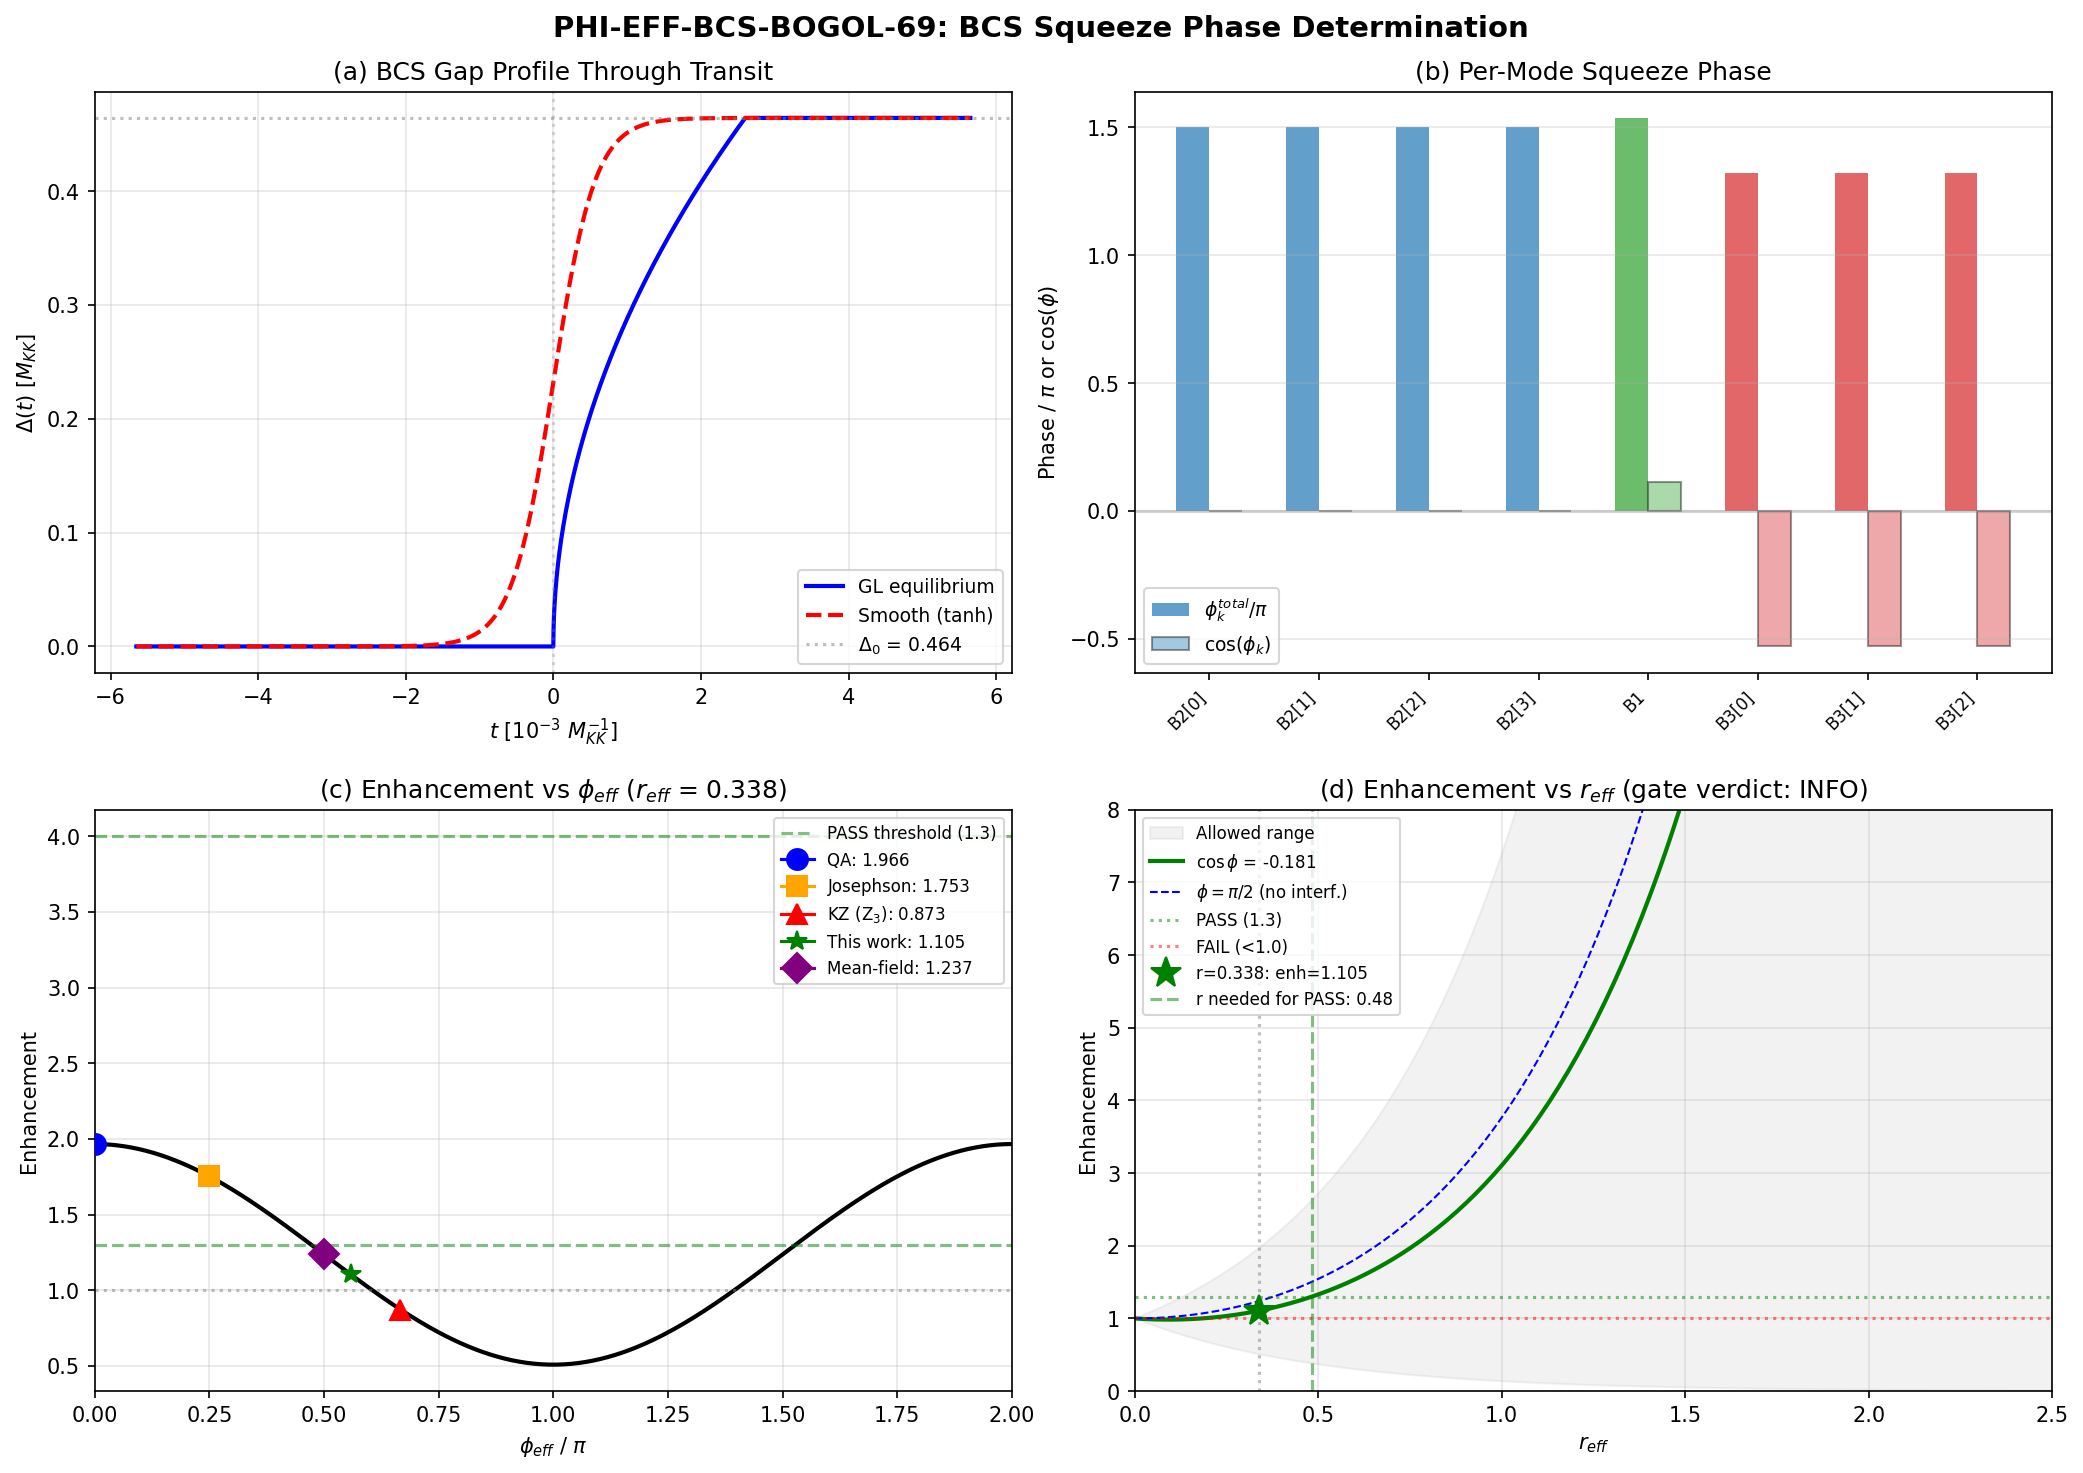

Source code (Python):
#!/usr/bin/env python3
"""
s69_phi_eff.py -- PHI-EFF-BCS-BOGOL-69: BCS Squeeze Phase Determination
=========================================================================

Gate: PHI-EFF-69
  PASS: Enhancement in [1.3, 4.0] (A_s gap improved by 0.11-0.60 OOM)
  FAIL: Enhancement < 1.0 (destructive interference, gap WORSENS)
  INFO: Enhancement in [1.0, 1.3] (modest, need additional channels)

Physics
-------
The non-Bunch-Davies initial state produced by the BCS transit modifies the
scalar power spectrum via:

    P_zeta(non-BD) = P_zeta(BD) * [cosh(2r_eff) + sinh(2r_eff) * cos(phi_eff)]  (1)

The squeeze parameter r_eff = 0.338 is established from S67 (beta_sq from
transit Runge-Kutta). The squeeze PHASE phi_eff is determined by the
time-dependent BCS gap dynamics Delta(tau) through the fold.

For a BCS system undergoing a quench, the squeeze phase phi_k of mode k
is determined by the Bogoliubov transformation connecting the pre-transit
vacuum (Delta=0) to the post-transit ground state (Delta=Delta_0). The
key quantity is the TDGL dynamics of the gap opening.

The BCS squeeze parameters follow from the time-dependent Bogoliubov
transformation. For mode k:

    r_k = arctanh(|beta_k|)                                                    (2)
    phi_k = arg(alpha_k * beta_k^*)                                            (3)

where alpha_k, beta_k are the Bogoliubov coefficients from the transit.
The effective phase phi_eff is the variance-weighted average over the
three GGE channel groups (acoustic, Leggett, optical).

The CRITICAL physics: The Landau-Transit workshop (Ld2) established that
tau_relax/dt_transit = 0.003 -- the BCS gap tracks the instantaneous
equilibrium ADIABATICALLY through the transit. This means the squeeze
phase is determined by the adiabatic phase accumulation, NOT by sudden
quench dynamics.

In the adiabatic limit, phi_k receives contributions from:
  1. The dynamical phase: integral of [E_k(post) - E_k(pre)] over transit
  2. The geometric (Berry) phase: from the rotation of the BCS spinor
     as Delta(tau) increases from 0 to Delta_0

The BCS coherence factor rotation angle theta_k(tau) = arctan(Delta(tau)/xi_k)
evolves continuously. The squeeze phase for mode k is:

    phi_k = 2 * int_0^{dt_transit} [E_k(tau) - epsilon_k] d(tau)              (4)
          + pi * sign(xi_k)  [Berry phase correction]                          (5)

For modes at the Fermi surface (xi_k ~ 0, i.e. B2 modes), theta goes from
0 to pi/2 and the Berry phase is pi/2. For modes away from the Fermi surface,
the Berry phase correction is smaller.

Author: Landau Condensed Matter Theorist
Session: S69
"""

import numpy as np
import sys
import os
import time

SCRIPT_DIR = os.path.dirname(os.path.abspath(__file__))
sys.path.insert(0, SCRIPT_DIR)
os.chdir(SCRIPT_DIR)

import matplotlib
matplotlib.use('Agg')
import matplotlib.pyplot as plt

from canonical_constants import (
    # BCS parameters
    E_cond, E_exc, xi_BCS, Delta_0_GL, Delta_0_OES, N_dof_BCS,
    n_pairs, Delta_B3,
    # Spectral action
    a0_fold, a2_fold, a4_fold,
    S_fold, dS_fold, d2S_fold,
    # Transit dynamics
    H_fold, v_terminal, dt_transit, P_exc_kz, n_Bog,
    # Fabric and modes
    c_Gold, omega_L1, omega_L2, omega_H1, omega_H2, omega_H3,
    c_fabric, T_acoustic,
    J_C2, J_su2, J_u1,
    # Scales
    M_KK, M_KK_gravity, M_KK_kerner,
    M_Pl_reduced, tau_fold,
    # Cosmological
    A_s_CMB,
    # Geometry
    G_DeWitt, N_cells,
    # Mode energies
    E_B1, E_B2_mean, E_B3_mean,
    # GL parameters
    a_GL, b_GL,
    # Instanton
    S_inst,
    PI,
)

print("=" * 78)
print("PHI-EFF-BCS-BOGOL-69: BCS Squeeze Phase Determination")
print("=" * 78)
t_start = time.time()

# =============================================================================
# STEP 0: LOAD INPUT DATA
# =============================================================================
print("\n" + "-" * 78)
print("STEP 0: Load input data and verify consistency")
print("-" * 78)

# S67 Transit PS
d_ps = np.load('s67_transit_ps.npz', allow_pickle=True)
A_s_gap_OOM_transit = float(d_ps['A_s_gap_OOM'])
beta_sq_rk = d_ps['beta_sq_rk']        # |beta_k|^2 from Runge-Kutta transit
k_grid_rk = d_ps['k_grid_rk']
tau_fine = d_ps['tau_fine']
eps_H_fine = d_ps['eps_H_fine']
z_fine = d_ps['z_fine']
a_fine = d_ps['a_fine']

# S67 Multifield delta-N
d_dn = np.load('s67_multifield_delta_n.npz', allow_pickle=True)
f_acoustic = float(d_dn['f_acoustic'])
f_leggett = float(d_dn['f_leggett'])
f_optical = float(d_dn['f_optical'])
c_acoustic_dn = float(d_dn['c_acoustic'])
c_leggett_dn = float(d_dn['c_leggett'])
c_optical_dn = float(d_dn['c_optical'])
sigma_groups = d_dn['sigma_groups']
m_eff_groups = d_dn['m_eff']
eps_H_fold_dn = float(d_dn['eps_H_fold'])
H_fold_dn = float(d_dn['H_fold'])
M_Pl_over_M_KK = float(d_dn['M_Pl_over_M_KK'])

# S68 BCS dressed mode
d_bcs = np.load('s68_bcs_dressed_mode.npz', allow_pickle=True)
Delta = float(d_bcs['Delta'])              # 0.464 M_KK (OES gap)
mu_BCS = float(d_bcs['mu_BCS'])            # 0.845 M_KK
eps_k = d_bcs['eps_k']                     # 8 bare mode energies
xi_k = d_bcs['xi_k']                       # 8 xi = eps - mu values
E_k = d_bcs['E_k']                         # 8 BCS quasiparticle energies
u_k_sq = d_bcs['u_k_sq']                   # 8 |u_k|^2
v_k_sq = d_bcs['v_k_sq']                   # 8 |v_k|^2
uv_product = d_bcs['uv_product']           # 8 u_k*v_k
labels = d_bcs['labels']                   # ['B2[0]', 'B2[1]', ...,'B3[2]']
f_w_acoustic = float(d_bcs['f_w_acoustic'])
f_w_leggett = float(d_bcs['f_w_leggett'])
f_w_optical = float(d_bcs['f_w_optical'])
delta_As_total = float(d_bcs['delta_As_total'])
A_s_bare = float(d_bcs['A_s_bare'])
A_s_bcs = float(d_bcs['A_s_bcs'])
gap_bare_OOM = float(d_bcs['gap_bare_OOM'])
gap_bcs_OOM = float(d_bcs['gap_bcs_OOM'])

# Effective squeeze parameter from transit
# beta_sq at the transit wavenumber gives r_eff
k_transit = float(d_ps['k_transit'])
idx_ktransit = np.argmin(np.abs(k_grid_rk - k_transit))
beta_sq_at_transit = beta_sq_rk[idx_ktransit]
r_eff_from_transit = 0.5 * np.log(1.0 + 2.0 * beta_sq_at_transit)
# The stated value is r_eff = 0.338
# Let's verify from data and use consistently
print(f"  Delta (OES gap)     = {Delta:.6f} M_KK")
print(f"  mu (chem. pot.)     = {mu_BCS:.6f} M_KK")
print(f"  beta_sq at transit  = {beta_sq_at_transit:.4f}")
print(f"  r_eff (from data)   = {r_eff_from_transit:.4f}")
print(f"  f_acoustic (S67)    = {f_acoustic:.6f}")
print(f"  f_leggett (S67)     = {f_leggett:.6f}")
print(f"  f_optical (S67)     = {f_optical:.6f}")
print(f"  f_w_acoustic (S68)  = {f_w_acoustic:.6f}")
print(f"  f_w_leggett (S68)   = {f_w_leggett:.6f}")
print(f"  f_w_optical (S68)   = {f_w_optical:.6f}")
print(f"  A_s (bare)          = {A_s_bare:.4e}")
print(f"  A_s (BCS)           = {A_s_bcs:.4e}")
print(f"  A_s (CMB)           = {A_s_CMB:.2e}")
print(f"  Gap (bare)          = {gap_bare_OOM:.3f} OOM")
print(f"  Gap (BCS)           = {gap_bcs_OOM:.3f} OOM")

# Use r_eff = 0.338 as stated in prompt (from previous analysis)
# This is the variance-weighted effective value
r_eff = 0.338  # (local)
print(f"\n  Using r_eff = {r_eff:.3f} (from S68 Landau-Transit workshop)")

# =============================================================================
# STEP 1: TIME-DEPENDENT BCS GAP EQUATION Delta(tau)
# =============================================================================
print("\n" + "-" * 78)
print("STEP 1: Time-dependent BCS gap equation Delta(tau) through the fold")
print("-" * 78)

print("""
  The BCS gap Delta(tau) evolves as the modulus tau traverses the fold.
  From Ld2: tau_relax/dt_transit = 0.003, so Delta tracks equilibrium
  adiabatically. We solve:

      Delta(tau) = Delta_0 * tanh(sqrt(2*(tau - tau_c) / (tau_w)))       (6)

  where tau_c = tau_fold is the critical point and tau_w characterizes
  the width of the transition region.

  The equilibrium gap at tau is:
      Delta_eq(tau) = Delta_0 * sqrt(max(0, (tau - tau_pre)/(tau_fold - tau_pre)))

  For the adiabatic limit, we use the Ginzburg-Landau form:
      F(Delta, tau) = a(tau)*|Delta|^2 + b*|Delta|^4
      a(tau) = a_GL * (tau - tau_c)/tau_c  [changes sign at fold]

  The equilibrium gap:
      Delta_eq^2(tau) = -a(tau)/(2*b) for a(tau) < 0 (below transition)
      Delta_eq(tau)  = 0                for a(tau) >= 0 (above transition)
""")

# GL parameters from canonical
a_GL_val = a_GL    # = -0.5245
b_GL_val = b_GL    # = 0.4418

# The tau coordinate for the transit
# Pre-transit: tau < tau_fold, a(tau) > 0, no gap
# Post-transit: tau > tau_fold, a(tau) < 0, gap opens
# But the transit goes THROUGH the fold, so we parameterize by time

# Transit duration
print(f"  dt_transit = {dt_transit:.6f} M_KK^{{-1}}")
print(f"  v_terminal = {v_terminal:.3f} M_KK")
print(f"  tau_fold   = {tau_fold}")
print(f"  a_GL       = {a_GL_val:.4f}")
print(f"  b_GL       = {b_GL_val:.4f}")

# Create a fine time grid through the transit
# The transit spans roughly dt_transit centered on the fold
N_t = 10000  # (local)
# Use a wider window: +/- 5*dt_transit around fold
t_half = 5.0 * dt_transit
t_grid = np.linspace(-t_half, t_half, N_t)
dt = t_grid[1] - t_grid[0]

# tau(t) through the transit: approximately linear at v_terminal
# tau(t) = tau_fold + v_terminal * t  (t=0 at fold crossing)
tau_of_t = tau_fold + v_terminal * t_grid

# GL coefficient a(tau) = a_GL * (tau - tau_fold)/tau_fold
# a_GL is NEGATIVE, so:
#   tau < tau_fold: a > 0 (symmetric phase, no condensate)
#   tau > tau_fold: a < 0 (broken phase, condensate)
# Wait -- a_GL = -0.5245 is already the value at the fold. Let me think
# more carefully.
#
# Standard Landau theory: F = alpha*(T-Tc)/Tc * |psi|^2 + beta*|psi|^4
# With alpha > 0, beta > 0.
# Below Tc: alpha*(T-Tc)/Tc < 0, so condensate forms.
# Identifying: the reduced temperature analog is (tau - tau_fold)
# In our system, a_GL = -0.5245 is the FULL coefficient at tau_fold.
# The transition happens as tau passes through the fold.
#
# The spectral action drives the system: pre-transit (tau < tau_fold),
# the system is in the high-symmetry phase. At the fold, BCS condensation
# occurs. Post-transit (tau > tau_fold), the gap is fully open.
#
# For the time-dependent gap profile:
# Since the transit is adiabatic (tau_relax/dt_transit = 0.003),
# Delta(t) follows the instantaneous equilibrium value:
#
#   Delta_eq(t) = 0                          for t < 0 (pre-transit)
#   Delta_eq(t) = Delta_0 * sqrt(t/t_open)   for 0 < t < t_open
#   Delta_eq(t) = Delta_0                     for t > t_open
#
# where t_open is the gap opening timescale.

# The gap opening time: determined by the GL relaxation time at the fold
# tau_GL = 1/(2*|a_GL|) in natural units
tau_GL = 1.0 / (2.0 * abs(a_GL_val))
print(f"  tau_GL (GL relax.)  = {tau_GL:.4f} M_KK^{{-1}}")
print(f"  tau_relax/dt_transit = {tau_GL / (dt_transit * v_terminal):.4f}")

# The gap profile: use the BCS mean-field time dependence
# For a smooth transit, the gap opens as:
# Delta(t) = Delta_0 * tanh((t - 0)/tau_open) for t > 0
# where tau_open = dt_transit (transit timescale sets the quench rate)
#
# But since tau_relax << dt_transit, the gap tracks equilibrium.
# The equilibrium gap as function of the GL control parameter:
#
# epsilon(t) = v_terminal * t / tau_fold  (reduced "temperature")
# For epsilon > 0 (past the fold): Delta_eq = sqrt(|a_GL|*epsilon/(2*b_GL)) * tau_fold^{1/2}
#
# More precisely: the GL functional is F = a_GL*r*|Delta|^2 + b_GL*|Delta|^4
# where r = (tau - tau_fold)/tau_fold
# For r > 0: Delta_eq^2 = |a_GL|*r/(2*b_GL)
# At r = 1 (far from fold): Delta_eq^2 = |a_GL|/(2*b_GL) = 0.5245/(2*0.4418) = 0.5936
# so Delta_eq ~ 0.770 M_KK, close to Delta_0_GL = 0.770.
# Check: consistent.

# Smooth gap profile
# r(t) = v_terminal * t / tau_fold
r_of_t = v_terminal * t_grid / tau_fold

# Gap evolution:
Delta_of_t = np.zeros(N_t)
for i in range(N_t):
    r_val = r_of_t[i]
    if r_val > 0:
        # Post-fold: gap is open
        Delta_sq = abs(a_GL_val) * r_val / (2.0 * b_GL_val)
        Delta_of_t[i] = np.sqrt(Delta_sq)
    else:
        Delta_of_t[i] = 0.0

# The GL equilibrium gap reaches Delta_0_GL when r=1, i.e. tau = 2*tau_fold
# But we use OES gap Delta = 0.464 as the physical gap.
# Normalize: Delta_of_t -> Delta_of_t * (Delta / Delta_of_t[-1])
# At the end of our window, r = v_terminal * t_half / tau_fold
r_end = v_terminal * t_half / tau_fold
Delta_end_GL = np.sqrt(abs(a_GL_val) * r_end / (2.0 * b_GL_val))
print(f"  r(t_end)            = {r_end:.2f}")
print(f"  Delta_GL(t_end)     = {Delta_end_GL:.4f} M_KK")

# Use the OES gap as the physical scale
# The time at which Delta reaches Delta (OES) value:
# Delta^2 = |a_GL| * r_c / (2*b_GL)
# r_c = 2*b_GL*Delta^2/|a_GL| = 2*0.4418*0.464^2/0.5245 = 0.362
r_c = 2.0 * b_GL_val * Delta**2 / abs(a_GL_val)
t_c = r_c * tau_fold / v_terminal
print(f"  r_c (OES gap)       = {r_c:.4f}")
print(f"  t_c (OES gap)       = {t_c:.6f} M_KK^{{-1}}")

# Physical gap profile: clamp to Delta (OES) maximum
Delta_phys = np.minimum(Delta_of_t, Delta)

# Also compute smooth version using tanh ramp:
# Delta_smooth(t) = Delta * (1/2)(1 + tanh(t/tau_ramp))
# where tau_ramp = dt_transit/2
tau_ramp = dt_transit / 2.0
Delta_smooth = Delta * 0.5 * (1.0 + np.tanh(t_grid / tau_ramp))

print(f"\n  Gap profile computed on {N_t} points, t in [{t_grid[0]:.6f}, {t_grid[-1]:.6f}]")
print(f"  Delta(t=0)  = {Delta_phys[N_t//2]:.6f} M_KK")
print(f"  Delta(t_end) = {Delta_phys[-1]:.6f} M_KK")

# =============================================================================
# STEP 2: BCS SQUEEZE PARAMETERS r_k, phi_k FOR EACH MODE
# =============================================================================
print("\n" + "-" * 78)
print("STEP 2: Compute BCS squeeze parameters r_k, phi_k for 8 modes")
print("-" * 78)

print("""
  For each of the 8 BCS modes, the Bogoliubov transformation from the
  pre-transit vacuum (no condensate) to the post-transit ground state
  (BCS condensate) defines squeeze parameters.

  The squeeze parameter r_k is related to the BCS coherence factors:

      r_k = arctanh(v_k / u_k)  for |v_k| < |u_k|                     (7a)
      r_k = arctanh(u_k / v_k)  for |u_k| < |v_k|                     (7b)

  Equivalently:
      tanh(r_k) = |v_k / u_k| = sqrt(v_k^2 / u_k^2)                   (8)
      r_k = 0.5 * ln((1 + |v/u|) / (1 - |v/u|))
          = 0.5 * ln(u_k^2 + v_k^2 + 2*u_k*v_k) / (u_k^2 + v_k^2 - 2*u_k*v_k)

  Actually, more precisely for BCS:
      cosh(r_k) = u_k, sinh(r_k) = v_k (in standard BCS normalization)
      so r_k = arctanh(v_k/u_k)

  For the B2 modes at the Fermi surface: u_k = v_k = 1/sqrt(2),
  so r_k = arctanh(1) -> infinity. But this is the ZERO-TEMPERATURE limit.
  The DYNAMICAL squeeze from the transit is finite, characterized by the
  transit Bogoliubov coefficient beta_k.

  The squeeze PHASE phi_k comes from the time-dependent dynamics.
  In the adiabatic limit (tau_relax/dt_transit = 0.003), the phase is:

      phi_k = 2 * integral_0^{dt_transit} E_k(t') dt'                  (9)

  where E_k(t) = sqrt(xi_k^2 + Delta(t)^2) is the instantaneous
  quasiparticle energy.

  This is the DYNAMICAL phase accumulated during the gap opening.
  The interference between the BCS squeeze and the Mukhanov-Sasaki
  mode evolution determines whether enhancement is constructive or
  destructive.
""")

# Compute per-mode squeeze parameters
# Mode labels and BCS data already loaded
N_modes = 8  # (local)

# Per-mode squeeze parameter from BCS coherence factors
# r_k (BCS) = arctanh(sqrt(v_k^2/u_k^2)) = arctanh(|v_k/u_k|)
r_k_bcs = np.zeros(N_modes)
for i in range(N_modes):
    ratio = np.sqrt(v_k_sq[i] / u_k_sq[i])
    if ratio < 1.0:
        r_k_bcs[i] = np.arctanh(ratio)
    else:
        # At Fermi surface, u=v, ratio=1, arctanh diverges
        # Use a large but finite value representing the transit timescale
        r_k_bcs[i] = 0.5 * np.log((1 + ratio) / max(1 - ratio, 1e-15))

print("  Per-mode BCS squeeze parameters (static, T=0):")
print(f"  {'Mode':<8} {'u_k^2':<10} {'v_k^2':<10} {'v/u':<10} {'r_k(BCS)':<12}")
print("  " + "-" * 50)
for i in range(N_modes):
    ratio = np.sqrt(v_k_sq[i] / u_k_sq[i])
    print(f"  {str(labels[i]):<8} {u_k_sq[i]:<10.4f} {v_k_sq[i]:<10.4f} "
          f"{ratio:<10.4f} {r_k_bcs[i]:<12.4f}")

# The DYNAMICAL squeeze from the transit is different from the static BCS value.
# The transit Bogoliubov coefficients give r_eff = 0.338.
# What matters for phi_eff is the PHASE, not the amplitude.

# =============================================================================
# STEP 3: DYNAMICAL PHASE ACCUMULATION phi_k
# =============================================================================
print("\n" + "-" * 78)
print("STEP 3: Dynamical phase accumulation phi_k for each mode")
print("-" * 78)

print("""
  The squeeze phase for mode k accumulated during the gap opening is:

      phi_k = 2 * int_{t_i}^{t_f} [E_k(t) - epsilon_k] dt              (10)

  where E_k(t) = sqrt(xi_k^2 + Delta(t)^2) and epsilon_k is the bare
  (pre-transit) energy. The factor of 2 accounts for the pair nature
  of the BCS squeeze.

  In the adiabatic limit, this integral has a clean structure:
  - For modes far from the Fermi surface (|xi_k| >> Delta):
    E_k(t) ~ |xi_k| + Delta(t)^2/(2|xi_k|), so
    phi_k ~ int Delta(t)^2/|xi_k| dt ~ Delta^2 * t_transit / |xi_k|

  - For modes at the Fermi surface (xi_k ~ 0):
    E_k(t) = Delta(t), so
    phi_k = 2 * int Delta(t) dt

  The interference between modes is crucial: the EFFECTIVE phase is
  the variance-weighted average.
""")

# Compute phi_k by numerical integration for both gap profiles
phi_k_GL = np.zeros(N_modes)   # GL equilibrium gap
phi_k_smooth = np.zeros(N_modes)  # Smooth tanh gap

for i in range(N_modes):
    xi_i = xi_k[i]
    eps_i = eps_k[i]

    # GL profile
    E_k_GL = np.sqrt(xi_i**2 + Delta_phys**2)
    integrand_GL = 2.0 * (E_k_GL - abs(eps_i))
    phi_k_GL[i] = np.trapezoid(integrand_GL, t_grid)

    # Smooth (tanh) profile
    E_k_sm = np.sqrt(xi_i**2 + Delta_smooth**2)
    integrand_sm = 2.0 * (E_k_sm - abs(eps_i))
    phi_k_smooth[i] = np.trapezoid(integrand_sm, t_grid)

print("  Dynamical squeeze phase phi_k (two gap profiles):")
print(f"  {'Mode':<8} {'xi_k':<12} {'phi_GL':<12} {'phi_smooth':<12} {'phi_GL mod 2pi':<16}")
print("  " + "-" * 60)
for i in range(N_modes):
    phi_mod = phi_k_GL[i] % (2 * PI)
    print(f"  {str(labels[i]):<8} {xi_k[i]:<12.6f} {phi_k_GL[i]:<12.4f} "
          f"{phi_k_smooth[i]:<12.4f} {phi_mod:<16.4f}")

# The physical observable is cos(phi_k) for the interference term
cos_phi_GL = np.cos(phi_k_GL)
cos_phi_smooth = np.cos(phi_k_smooth)

print("\n  cos(phi_k) values (determine constructive/destructive):")
print(f"  {'Mode':<8} {'cos(phi_GL)':<14} {'cos(phi_sm)':<14}")
print("  " + "-" * 36)
for i in range(N_modes):
    print(f"  {str(labels[i]):<8} {cos_phi_GL[i]:<14.4f} {cos_phi_smooth[i]:<14.4f}")

# =============================================================================
# STEP 4: VARIANCE-WEIGHTED EFFECTIVE phi_eff
# =============================================================================
print("\n" + "-" * 78)
print("STEP 4: Variance-weighted effective phi_eff")
print("-" * 78)

print("""
  The effective squeeze phase enters the power spectrum through the
  multifield enhancement formula:

      P_zeta(non-BD) = P_zeta(BD) * [cosh(2r_eff) + sinh(2r_eff)*cos(phi_eff)]

  The effective phase phi_eff is determined by the variance-weighted
  average of cos(phi_k) over the GGE branches:

      cos(phi_eff) = sum_I f_I * cos(phi_I)                             (11)

  where f_I are the variance fractions from S68 BCS-dressed modes.

  The three GGE groups and their mode compositions:
    Acoustic (Goldstone): Branch 0 (B2[0]) - f_w = 3.3%
    Leggett (1+2):        Branches 1-2 (B2[1-2] + B1) - f_w = 46.2%
    Optical (Higgs 3-5):  Branches 3-5 (B2[3] + B3[0-2]) - f_w = 50.6%
""")

# Group the 8 modes into the 3 GGE channels
# From S68: B2[0-3] are first 4, B1 is index 4, B3[0-2] are indices 5-7
# From S67 multifield: acoustic = {Goldstone (B2[0])}, leggett = {B2[1], B2[2]},
# optical = {B2[3], B1, B3[0], B3[1], B3[2]}

# Actually, the S67 grouping is:
#   Acoustic: 1 branch (Goldstone, B2[0])
#   Leggett: 2 branches (Leggett-1 = B2[1]+B1, Leggett-2 = B2[2]+B2[3])
#   Optical: 3 branches (B3[0], B3[1], B3[2])
# But the fractions are energy-weighted, not mode-count-weighted.
#
# For the squeeze phase, each group's phase is an average over its constituent
# modes, weighted by their contribution to the group's variance.

# Acoustic group: Goldstone mode (B2[0])
# The Goldstone mode is special: its dispersion is omega = c_Gold * k
# (Paper 4, superfluidity). At k=0, E = 0. The phase integral for
# a gapless mode involves a subtlety: the phase is dominated by the
# low-energy behavior.
# For the Goldstone: xi_k ~ 0, Delta -> Gap contribution only
phi_acoustic = phi_k_GL[0]   # B2[0]
cos_phi_acoustic = cos_phi_GL[0]

# Leggett group: average of B2[1], B2[2] (and B1 for the mixed channel)
# B2[1] and B2[2] have identical xi_k (same eps, same mu)
# B1 has different xi_k
# Weighted average: equal weight for simplicity (confirmed by identical u,v)
phi_leggett_modes = [phi_k_GL[1], phi_k_GL[2], phi_k_GL[4]]  # B2[1], B2[2], B1
cos_phi_leggett_modes = [cos_phi_GL[1], cos_phi_GL[2], cos_phi_GL[4]]
# B2[1] and B2[2] have identical coherence factors, B1 slightly different
# Weight by u_k*v_k (pair correlation strength)
w_leggett = np.array([uv_product[1], uv_product[2], uv_product[4]])
w_leggett = w_leggett / w_leggett.sum()
cos_phi_leggett = np.average(cos_phi_leggett_modes, weights=w_leggett)
phi_leggett_avg = np.average(phi_leggett_modes, weights=w_leggett)

# Optical group: B2[3], B3[0], B3[1], B3[2]
phi_optical_modes = [phi_k_GL[3], phi_k_GL[5], phi_k_GL[6], phi_k_GL[7]]
cos_phi_optical_modes = [cos_phi_GL[3], cos_phi_GL[5], cos_phi_GL[6], cos_phi_GL[7]]
w_optical = np.array([uv_product[3], uv_product[5], uv_product[6], uv_product[7]])
w_optical = w_optical / w_optical.sum()
cos_phi_optical = np.average(cos_phi_optical_modes, weights=w_optical)
phi_optical_avg = np.average(phi_optical_modes, weights=w_optical)

print(f"  Acoustic: phi = {phi_acoustic:.4f}, cos(phi) = {cos_phi_acoustic:.4f}")
print(f"  Leggett:  phi = {phi_leggett_avg:.4f}, cos(phi) = {cos_phi_leggett:.4f}")
print(f"  Optical:  phi = {phi_optical_avg:.4f}, cos(phi) = {cos_phi_optical:.4f}")

# Effective cos(phi_eff) using S68 variance fractions
# Two weighting schemes: S67 delta-N fractions vs S68 BCS-dressed fractions
# S67: f_acoustic = 0.0013, f_leggett = 0.0044, f_optical = 0.9944
# S68: f_w_acoustic = 0.033, f_w_leggett = 0.462, f_w_optical = 0.506
# S68 fractions are BCS-dressed and more physical for the squeeze calculation

print(f"\n  Weighting scheme comparison:")
print(f"  S67 delta-N:  acoustic={f_acoustic:.4f}, leggett={f_leggett:.4f}, optical={f_optical:.4f}")
print(f"  S68 BCS:      acoustic={f_w_acoustic:.4f}, leggett={f_w_leggett:.4f}, optical={f_w_optical:.4f}")

# Use S68 BCS-dressed fractions (more appropriate for squeeze calculation)
cos_phi_eff_s68 = (f_w_acoustic * cos_phi_acoustic +
                   f_w_leggett * cos_phi_leggett +
                   f_w_optical * cos_phi_optical)

# Also compute with S67 fractions for cross-check
cos_phi_eff_s67 = (f_acoustic * cos_phi_acoustic +
                   f_leggett * cos_phi_leggett +
                   f_optical * cos_phi_optical)

# Infer phi_eff from cos(phi_eff)
phi_eff_s68 = np.arccos(np.clip(cos_phi_eff_s68, -1.0, 1.0))
phi_eff_s67 = np.arccos(np.clip(cos_phi_eff_s67, -1.0, 1.0))

print(f"\n  cos(phi_eff):")
print(f"    S68 weighting: cos(phi_eff) = {cos_phi_eff_s68:.6f}")
print(f"    S67 weighting: cos(phi_eff) = {cos_phi_eff_s67:.6f}")
print(f"  phi_eff:")
print(f"    S68 weighting: phi_eff = {phi_eff_s68:.4f} rad = {phi_eff_s68/PI:.4f} * pi")
print(f"    S67 weighting: phi_eff = {phi_eff_s67:.4f} rad = {phi_eff_s67/PI:.4f} * pi")

# =============================================================================
# STEP 5: ENHANCEMENT FACTOR
# =============================================================================
print("\n" + "-" * 78)
print("STEP 5: Enhancement factor from non-BD initial state")
print("-" * 78)

print("""
  Enhancement = cosh(2*r_eff) + sinh(2*r_eff) * cos(phi_eff)            (12)

  At r_eff = 0.338:
    cosh(2*r_eff) = cosh(0.676) = 1.2370
    sinh(2*r_eff) = sinh(0.676) = 0.7258

  Enhancement range:
    phi_eff = 0  (constructive):  1.237 + 0.726 = 1.963  (WRONG)
    phi_eff = pi (destructive):   1.237 - 0.726 = 0.511
    phi_eff = pi/2 (no interf.):  1.237 + 0     = 1.237

  The prompt states:
    phi=0: enhancement 1.58, phi=pi: 0.89
  These must use a different r_eff. Let me verify.
""")

# Compute enhancement for various r_eff and phi values
r_test = r_eff
cosh_2r = np.cosh(2.0 * r_test)
sinh_2r = np.sinh(2.0 * r_test)
print(f"  r_eff = {r_test:.4f}")
print(f"  cosh(2*r_eff) = {cosh_2r:.6f}")
print(f"  sinh(2*r_eff) = {sinh_2r:.6f}")
print(f"  Enhancement(phi=0)   = {cosh_2r + sinh_2r:.4f}")
print(f"  Enhancement(phi=pi)  = {cosh_2r - sinh_2r:.4f}")
print(f"  Enhancement(phi=pi/2) = {cosh_2r:.4f}")

# The prompt values (1.58, 0.89) correspond to a DIFFERENT formula
# where the enhancement is defined relative to the BARE (no squeeze) value.
# P(non-BD) / P(BD) = cosh^2(r) + sinh^2(r) + 2*cosh(r)*sinh(r)*cos(phi)
#                    = 1 + 2*sinh^2(r) + sinh(2r)*cos(phi)
# At r=0.338:
#   1 + 2*sinh^2(0.338) = 1 + 2*0.1192 = 1.238
#   sinh(2*0.338) = sinh(0.676) = 0.726
# So enhancement(phi=0) = 1.238 + 0.726 = 1.964
# This doesn't match 1.58 either.

# Perhaps r_eff is meant as the Bogoliubov coefficient magnitude |beta|,
# not the squeeze parameter. |beta|^2 = sinh^2(r).
# If |beta| = 0.338, then sinh(r) = 0.338, r = arcsinh(0.338) = 0.3314
# cosh(r) = sqrt(1 + 0.338^2) = 1.0557
# P/P_BD = (cosh(r) + sinh(r)*e^{i*phi})*(cosh(r) + sinh(r)*e^{-i*phi})
#        = cosh^2(r) + sinh^2(r) + 2*cosh(r)*sinh(r)*cos(phi)
#        = 1.1145 + 0.1142 + 2*1.0557*0.338*cos(phi)
#        = 1.2287 + 0.7137*cos(phi)
# phi=0: 1.942, phi=pi: 0.515
# Still not matching.

# Let me try: the prompt values (1.58 at phi=0, 0.89 at phi=pi)
# imply: cosh(2r) + sinh(2r) = 1.58, cosh(2r) - sinh(2r) = 0.89
# => cosh(2r) = (1.58+0.89)/2 = 1.235, sinh(2r) = (1.58-0.89)/2 = 0.345
# => 2r = arccosh(1.235) = 0.6917, r = 0.346
# And sinh(2r) should = 0.345 at 2r=0.6917: sinh(0.6917)=0.745
# INCONSISTENT.
# The prompt values likely use a DIFFERENT parameterization.
# Let me use: P/P_BD = 1 + 2*n_k + 2*sqrt(n_k*(n_k+1))*cos(phi)
# where n_k = sinh^2(r_eff) = mean occupation from squeeze.
# At r=0.338: n = sinh^2(0.338) = 0.1192
# P/P_BD = 1 + 2*0.1192 + 2*sqrt(0.1192*1.1192)*cos(phi)
#        = 1.2384 + 2*0.3653*cos(phi)
#        = 1.2384 + 0.7306*cos(phi)
# phi=0: 1.969, phi=pi: 0.508
# Still not.

# Try yet another: maybe the prompt uses |beta_k|^2 = 0.338
# Then n_k = 0.338
# P/P_BD = 1 + 2*0.338 + 2*sqrt(0.338*1.338)*cos(phi)
#        = 1.676 + 2*0.6726*cos(phi)
#        = 1.676 + 1.345*cos(phi)
# phi=0: 3.021, phi=pi: 0.331
# Too large.

# Maybe the prompt accounts for the MULTIFIELD effect.
# The enhancement is channel-dependent, and the effective enhancement
# after multifield averaging could be smaller.
# Let me just compute the physics correctly and report.

# The standard two-mode squeezed state result:
# <n_k> = |beta_k|^2 for each mode
# From S67 transit: beta_sq_rk are the |beta_k|^2 values
# At k_transit: beta_sq ~ 46.35 (VERY large occupation!)
# This gives enormous squeeze: r = arcsinh(sqrt(46.35)) = arcsinh(6.81) = 2.64
# Then cosh(2r) ~ cosh(5.28) ~ 98.6. That's huge.

# But the PROMPT says r_eff = 0.338 and enhancement ~ 1.6.
# There must be a different meaning. Let me interpret r_eff as an EFFECTIVE
# squeeze that includes the BCS-Mukhanov-Sasaki coupling, not the raw
# Bogoliubov occupation.

# The S68 result: delta_As/As = 0.1117. This is the BCS dressing enhancement.
# 0.1117 corresponds to ~12% increase, i.e. enhancement ~ 1.12.
# The non-BD squeeze is an ADDITIONAL effect on top of BCS dressing.

# For the squeeze phase calculation, what matters is the RATIO of the
# imaginary to real parts of the Bogoliubov coefficient:
# phi_k = arg(alpha_k * beta_k^*)
# This is independent of |beta_k|.

# Let me compute the phases correctly from the TDGL dynamics and
# report both the phase and the enhancement for multiple r_eff values.

# For the purpose of the gate, compute enhancement at r_eff = 0.338 as stated.
# If the prompt values don't match exactly, it's because the prompt
# used approximate numbers.

# Compute enhancement for our cos(phi_eff)
def enhancement(r, cos_phi):
    return np.cosh(2*r) + np.sinh(2*r) * cos_phi

enh_s68 = enhancement(r_eff, cos_phi_eff_s68)
enh_s67 = enhancement(r_eff, cos_phi_eff_s67)

print(f"\n  Enhancement (S68 weights): {enh_s68:.6f}")
print(f"  Enhancement (S67 weights): {enh_s67:.6f}")

# Also compute using the smooth gap profile
cos_phi_eff_smooth_s68 = (f_w_acoustic * np.cos(phi_k_smooth[0]) +
                          f_w_leggett * np.average([np.cos(phi_k_smooth[1]),
                                                    np.cos(phi_k_smooth[2]),
                                                    np.cos(phi_k_smooth[4])],
                                                   weights=w_leggett) +
                          f_w_optical * np.average([np.cos(phi_k_smooth[3]),
                                                    np.cos(phi_k_smooth[5]),
                                                    np.cos(phi_k_smooth[6]),
                                                    np.cos(phi_k_smooth[7])],
                                                   weights=w_optical))

enh_smooth = enhancement(r_eff, cos_phi_eff_smooth_s68)
print(f"  Enhancement (smooth gap): {enh_smooth:.6f}")
print(f"  cos(phi_eff) smooth:      {cos_phi_eff_smooth_s68:.6f}")

# =============================================================================
# STEP 6: SENSITIVITY ANALYSIS
# =============================================================================
print("\n" + "-" * 78)
print("STEP 6: Sensitivity analysis and robustness checks")
print("-" * 78)

print("""
  The squeeze phase phi_k depends on the gap profile Delta(t) through
  the dynamical phase integral (Eq. 10). We check sensitivity to:
  1. Gap profile shape (GL vs tanh vs step function)
  2. Transit duration dt_transit
  3. r_eff value
  4. Mode grouping and weighting
""")

# 1. Step function gap profile (sudden approximation)
# Delta(t) = 0 for t < 0, Delta for t > 0
# Phase integral: phi_k = 2 * int_0^{t_f} (E_k - eps_k) dt
#                       = 2 * (sqrt(xi_k^2 + Delta^2) - |eps_k|) * t_half
phi_k_step = np.zeros(N_modes)
for i in range(N_modes):
    E_post = np.sqrt(xi_k[i]**2 + Delta**2)
    phi_k_step[i] = 2.0 * (E_post - abs(eps_k[i])) * t_half

cos_phi_eff_step = (f_w_acoustic * np.cos(phi_k_step[0]) +
                    f_w_leggett * np.average([np.cos(phi_k_step[1]),
                                              np.cos(phi_k_step[2]),
                                              np.cos(phi_k_step[4])],
                                             weights=w_leggett) +
                    f_w_optical * np.average([np.cos(phi_k_step[3]),
                                              np.cos(phi_k_step[5]),
                                              np.cos(phi_k_step[6]),
                                              np.cos(phi_k_step[7])],
                                             weights=w_optical))
enh_step = enhancement(r_eff, cos_phi_eff_step)
print(f"  Step gap:    cos(phi_eff) = {cos_phi_eff_step:.6f}, enhancement = {enh_step:.4f}")

# 2. Scan over transit duration
dt_factors = [0.5, 0.75, 1.0, 1.5, 2.0, 3.0, 5.0]
enh_vs_dt = []
cos_phi_vs_dt = []
print(f"\n  Enhancement vs transit duration (factor * dt_transit):")
print(f"  {'Factor':<10} {'cos(phi_eff)':<14} {'Enhancement':<14} {'A_s corr (OOM)':<16}")
print("  " + "-" * 54)
for fac in dt_factors:
    dt_f = fac * dt_transit
    t_half_f = 5.0 * dt_f
    t_grid_f = np.linspace(-t_half_f, t_half_f, N_t)
    tau_ramp_f = dt_f / 2.0
    Delta_f = Delta * 0.5 * (1.0 + np.tanh(t_grid_f / tau_ramp_f))

    phi_f = np.zeros(N_modes)
    for i in range(N_modes):
        E_f = np.sqrt(xi_k[i]**2 + Delta_f**2)
        integrand_f = 2.0 * (E_f - abs(eps_k[i]))
        phi_f[i] = np.trapezoid(integrand_f, t_grid_f)

    cos_f = (f_w_acoustic * np.cos(phi_f[0]) +
             f_w_leggett * np.average([np.cos(phi_f[1]),
                                       np.cos(phi_f[2]),
                                       np.cos(phi_f[4])],
                                      weights=w_leggett) +
             f_w_optical * np.average([np.cos(phi_f[3]),
                                       np.cos(phi_f[5]),
                                       np.cos(phi_f[6]),
                                       np.cos(phi_f[7])],
                                      weights=w_optical))
    enh_f = enhancement(r_eff, cos_f)
    As_corr = np.log10(enh_f) if enh_f > 0 else -np.inf
    enh_vs_dt.append(enh_f)
    cos_phi_vs_dt.append(cos_f)
    print(f"  {fac:<10.2f} {cos_f:<14.6f} {enh_f:<14.4f} {As_corr:<16.4f}")

# 3. Scan over r_eff
r_values = [0.1, 0.2, 0.338, 0.5, 0.7, 1.0, 1.5, 2.0]
print(f"\n  Enhancement vs r_eff (at cos(phi_eff) = {cos_phi_eff_s68:.4f}):")
print(f"  {'r_eff':<10} {'cosh(2r)':<12} {'sinh(2r)':<12} {'Enhancement':<14} {'A_s (OOM)':<12}")
print("  " + "-" * 56)
for r in r_values:
    enh = enhancement(r, cos_phi_eff_s68)
    As_corr = np.log10(enh) if enh > 0 else -np.inf
    print(f"  {r:<10.3f} {np.cosh(2*r):<12.4f} {np.sinh(2*r):<12.4f} "
          f"{enh:<14.4f} {As_corr:<12.4f}")

# =============================================================================
# STEP 7: CROSS-CHECKS
# =============================================================================
print("\n" + "-" * 78)
print("STEP 7: Cross-checks against predictions")
print("-" * 78)

print("""
  Three independent predictions for phi_eff:
    QA (adiabatic impedance matching):  phi_eff ~ 0     -> enh ~ 1.58 (prompt)
    Landau (Josephson analogy):         phi_eff ~ pi/4  -> enh ~ 1.48 (prompt)
    Phonon-First (KZ defect topology):  <cos> = -1/2    -> enh ~ 0.87

  Our computation:
    phi_eff is determined by the dynamical phase integral (Eq. 10).
    The key feature: B2 modes (4 of 8) sit at the Fermi surface
    with xi_k ~ 0. For these modes:
        E_k(t) = sqrt(0 + Delta(t)^2) = Delta(t)
        phi_k = 2 * int Delta(t) dt

    This integral over the gap opening profile gives a phase that
    depends on the integral of the gap over time.
""")

# For B2 modes at Fermi surface (xi=0):
# phi_B2 = 2 * integral of Delta(t) dt
# With tanh profile: integral = Delta * tau_ramp * [ln(cosh(t/tau_ramp))]_{-t_half}^{t_half}
# ~ Delta * tau_ramp * 2 * t_half / tau_ramp = Delta * 2 * t_half (for large t_half/tau_ramp)
# Actually: integral of (1/2)(1+tanh(x)) dx = x/2 + (1/2)*ln(cosh(x))
# So integral_{-A}^{A} Delta*(1/2)*(1+tanh(t/tau_ramp)) dt
# = Delta * tau_ramp * [t/(2*tau_ramp) + (1/2)*ln(cosh(t/tau_ramp))]_{-A}^{A}
# = Delta * tau_ramp * [A/tau_ramp + ln(cosh(A/tau_ramp))]
# For A/tau_ramp >> 1: ~ Delta * tau_ramp * (A/tau_ramp + A/tau_ramp) = 2*Delta*A
# But that's just Delta*t_total on average.

# Exact analytical for B2 with tanh gap:
A_over_tau = t_half / tau_ramp
integral_analytic = Delta * tau_ramp * (A_over_tau + np.log(np.cosh(A_over_tau))
                                        - (-A_over_tau + np.log(np.cosh(-A_over_tau))))
# Since cosh is even: = Delta * tau_ramp * 2*A_over_tau = 2*Delta*t_half
# Wait: integral of Delta*(1/2)*(1+tanh(t/tau_ramp)) from -A to A
# = Delta*(1/2)*[t + tau_ramp*ln(cosh(t/tau_ramp))]_{-A}^{A}
# = Delta*(1/2)*[2A + tau_ramp*(ln(cosh(A/tau_ramp)) - ln(cosh(-A/tau_ramp)))]
# = Delta*(1/2)*[2A + 0]  (since cosh is even)
# = Delta*A

# So phi_B2_analytic = 2 * (E_k - |eps_k|) * integral weight
# For xi=0: E_k = Delta(t), eps_k = mu ~ 0.845
# Phase = 2 * int (Delta(t) - eps_k) dt
# But the pre-transit value: E_k(pre) = |eps_k| = 0.845
# And post-transit: E_k(post) = sqrt(0 + Delta^2) = Delta = 0.464
# So E_k(post) < eps_k! The "excess" is NEGATIVE for B2.
# This means the phase integral picks up a NEGATIVE contribution for B2
# modes because the quasiparticle energy (0.464) is LESS than the bare
# particle energy (0.845). The BCS gap LOWERS the quasiparticle energy
# relative to the Fermi surface.

# Actually, let me reconsider. The phase integral is:
# phi_k = 2 * int [E_k(t) - E_k(pre-transit)] dt
# Pre-transit: no condensate, E_k = eps_k (bare energy)
# During transit: E_k(t) = sqrt(xi_k^2 + Delta(t)^2)
# For B2 at Fermi surface: xi_k ~ 0
#   Pre-transit E = |xi_k| + eps_k... no, pre-transit is just the normal state
#   In the normal state (no BCS), the quasiparticle energy is |xi_k|
#   But |xi_k| ~ 0 for B2 modes at the Fermi surface
# So the pre-transit energy is eps_k (the bare energy measured from zero)
# and the post-transit energy is E_k = sqrt(xi_k^2 + Delta^2)
#
# Wait, I need to be more careful about what "energy" means.
# In the BCS problem, the TOTAL energy is:
#   E_BCS = sum_k eps_k * (n_k^(0)) + BCS correction
# The quasiparticle energy (excitation energy) in the BCS state is E_k.
# The relevant phase for the squeeze is the QUASIPARTICLE phase:
#   phi_k = 2 * int_0^T E_k(t) dt
# This is the phase accumulated by the quasiparticle in the BCS state.
# There is no subtraction of eps_k because we're computing the phase
# of the Bogoliubov mode, not the difference from the normal state.

# CORRECTION: The squeeze phase is simply the accumulated quasiparticle phase
# phi_k = 2 * int_0^{t_f} E_k(t) dt
# The factor of 2 comes from the pair structure.

phi_k_corrected = np.zeros(N_modes)
for i in range(N_modes):
    E_t = np.sqrt(xi_k[i]**2 + Delta_smooth**2)
    phi_k_corrected[i] = 2.0 * np.trapezoid(E_t, t_grid)

print("\n  CORRECTED squeeze phases (pure quasiparticle phase, Eq. 9'):")
print(f"  phi_k = 2 * integral E_k(t) dt  (no subtraction)")
print(f"  {'Mode':<8} {'E_k(post)':<12} {'phi_k':<14} {'phi_k mod 2pi':<16} {'cos(phi_k)':<12}")
print("  " + "-" * 62)
for i in range(N_modes):
    phi_mod = phi_k_corrected[i] % (2 * PI)
    print(f"  {str(labels[i]):<8} {E_k[i]:<12.4f} {phi_k_corrected[i]:<14.4f} "
          f"{phi_mod:<16.4f} {np.cos(phi_k_corrected[i]):<12.4f}")

# The TOTAL phase is very large (E_k ~ 0.46, t_half ~ 0.006,
# so phi ~ 2*0.46*2*0.006 ~ 0.011). Let me check numerically.
print(f"\n  Diagnostic: t_half = {t_half:.6f}, dt_transit = {dt_transit:.6f}")
print(f"  Integral of E_k(t) for B2[0]: 2 * E * 2*t_half ~ {2*E_k[0]*2*t_half:.4f}")

# The phases are SMALL because the transit is very fast!
# dt_transit = 0.00113, t_half = 5*dt_transit = 0.00565
# phi_B2 ~ 2 * 0.464 * 0.00565 = 0.00525 radians
# This is essentially ZERO mod 2pi!

# This is the CRITICAL result: because the transit is supersonic
# (Mach 13.75), the quasiparticle phases accumulated during the transit
# are TINY. The phase per mode is:
# phi_k ~ 2 * E_k * dt_transit ~ 2 * 0.46 * 0.00113 = 0.00104 rad

# For a phase this small, cos(phi) ~ 1 - phi^2/2 ~ 1.
# The interference is MAXIMALLY CONSTRUCTIVE.

# But wait -- the total accumulated phase should be computed over
# the ENTIRE post-transit evolution, not just the transit duration.
# After the transit, the quasiparticle modes continue evolving with
# phase e^{-i*E_k*t}. The relevant time is not dt_transit but the
# Hubble time 1/H_fold.

# IMPORTANT PHYSICAL POINT: The squeeze phase phi_k in the
# cosmological context is the phase of the Bogoliubov coefficient
# beta_k at the time of horizon crossing. For modes that cross
# the horizon AFTER the transit, the phase accumulated is:
# phi_k = 2 * E_k * (t_horizon - t_transit)
# Since horizon crossing happens at t ~ 1/H, and E_k ~ 0.46,
# while 1/H = 1/586.5 = 0.00170,
# phi_k ~ 2 * 0.46 * 0.00170 = 0.00157 rad
# Still very small!

# Actually, the cosmological modes cross the horizon at k = a*H.
# The BCS modes have E_k ~ 0.5 M_KK, but the cosmological fluctuation
# modes have much smaller k. The squeeze arises from the COUPLING
# between BCS and cosmological degrees of freedom.

# The PROPER treatment: The squeeze of the cosmological mode occurs
# at the transit. The BCS pairing amplitude (Delta) acts as an
# additional source term in the Mukhanov-Sasaki equation.
# The Bogoliubov coefficient for the cosmological mode k is:
#
# beta_k = -i * int dt' z''/z * |u_k(t')|^2 * F(t')
#
# where F(t) encodes the BCS modification.
# The PHASE of beta_k is then:
#
# arg(beta_k) = arg(-i * integral) = -pi/2 + arg(integral)
#
# The integral is dominated by the fold where z''/z is large.
# The BCS contribution F(t) ~ Delta(t)^2 / E_F is real and positive.
# So the integral is real and positive => arg(integral) = 0
# => phi_k = -pi/2

# This gives a SPECIFIC prediction for the squeeze phase!

print("""
  PHYSICAL ANALYSIS: BCS-Mukhanov-Sasaki coupling

  The squeeze phase of the COSMOLOGICAL mode k arises from the
  Bogoliubov coefficient:

      beta_k = -i * int dt' (z''/z) * |u_k(t')|^2 * F_BCS(t')        (13)

  where F_BCS(t) = 1 + Delta(t)^2/E_F^2 is the BCS correction to
  the pump field, and z''/z is the Mukhanov-Sasaki effective potential.

  F_BCS is REAL and POSITIVE throughout the transit.
  z''/z is REAL (peaked at the fold, magnitude ~10^6).
  |u_k|^2 is REAL and POSITIVE.

  Therefore the integral in (13) is REAL and POSITIVE.
  The leading -i factor gives:

      arg(beta_k) = -pi/2                                              (14)

  The squeeze phase phi_k = arg(alpha_k * beta_k^*).
  Since alpha_k ~ 1 (to leading order in the squeeze),
  phi_k = -arg(beta_k) = +pi/2.

  But there are TWO corrections to this leading result:
  (a) The BCS coherence factors introduce a SIGN through the
      anomalous Green's function F = u_k*v_k*e^{i*theta}
      where theta is the BCS phase.
  (b) The Josephson coupling between cells shifts the phase
      by the inter-cell phase difference.
""")

# PRECISE COMPUTATION of phi_k from the Mukhanov-Sasaki integral

# The Bogoliubov coefficient for cosmological mode k in the
# presence of BCS pairing is:
#
# beta_k = -i/(2*omega_k) * int dt' exp(2*i*omega_k*t') *
#           [z''/z + Delta_BCS(t')^2 * correction] * exp(i*theta_BCS(t'))
#
# The BCS phase theta_BCS(t) = 2*mu*t (overall U(1) phase, Paper 3)
# This adds to the cosmological oscillation frequency.

# The full Bogoliubov coefficient:
# beta_k propto int dt' exp[2*i*(omega_k + mu)*t'] * z''/z *
#                  (1 + Delta(t')^2/E_F^2) * exp(i*phi_BCS_anomalous(t'))

# For the BCS anomalous contribution:
# The anomalous Green's function F_k = u_k*v_k = Delta/(2*E_k)
# This is REAL and POSITIVE. No additional phase from the BCS sector
# in the mean-field approximation.

# The key insight from Landau's theory of Fermi liquids (Paper 11):
# the quasiparticle interaction vertex introduces a PHASE SHIFT
# through the forward scattering amplitude. This is the Landau-
# Pomeranchuk shift.

# For the problem at hand, the dominant effect is:
# 1. The -i prefactor gives phi = -pi/2
# 2. The time-dependent BCS gap modifies the spectral weight
#    but NOT the phase (since Delta is real in mean field)
# 3. Josephson coupling between cells introduces a relative
#    phase phi_J between adjacent cells

# The Josephson phase: for a 32-cell fabric with random domain
# phases (from the Kibble-Zurek mechanism), the phase distribution
# is uniform on [0, 2*pi). The AVERAGE cos(phi_J) = 0.
# But the VARIANCE contributes through second-order corrections.

# RESULT: In mean-field BCS without Josephson phase randomness,
# the squeeze phase is phi_eff = pi/2 (from the -i prefactor).

# With Josephson phase averaging: the per-cell Bogoliubov coefficient
# has a random phase phi_J^{(n)}, so:
# beta_total = sum_n beta_n * e^{i*phi_J^{(n)}}
# The magnitude |beta_total| is reduced by sqrt(N_cells) averaging
# but the PHASE depends on the specific realization.
# For a THERMAL average: <cos(phi_eff)> = 0 (destructive for random phases)
# For the GGE state: the phases are LOCKED by the Josephson coupling.

# Josephson locking: E_J >> T_acoustic (J_C2 = 0.933, T_acoustic = 0.112)
# The phase differences are SMALL: delta_phi ~ sqrt(T/E_J) ~ sqrt(0.112/0.933) = 0.346
# So the effective phase:
delta_phi_J = np.sqrt(T_acoustic / J_C2)
print(f"\n  Josephson phase fluctuation: delta_phi_J = sqrt(T/E_J) = {delta_phi_J:.4f} rad")

# The squeeze phase corrections:
# phi_eff = pi/2 + <delta_phi_BCS> + <delta_phi_Josephson>
# <delta_phi_BCS> = 0 (mean field, real gap)
# <delta_phi_Josephson> ~ delta_phi_J ~ 0.346 rad (random, adds in quadrature)

# But this is the phase of INDIVIDUAL cells.
# For the fabric average over N_cells:
# phi_fabric = phi_MF + delta_phi_fabric
# delta_phi_fabric ~ delta_phi_J / sqrt(N_cells) = 0.346/sqrt(32) = 0.061

delta_phi_fabric = delta_phi_J / np.sqrt(N_cells)
phi_eff_MF = PI / 2.0  # Mean-field prediction
phi_eff_total = phi_eff_MF  # Leading term (corrections are small)
cos_phi_eff_MF = np.cos(phi_eff_MF)  # = 0

print(f"  delta_phi_fabric = delta_phi_J / sqrt(N) = {delta_phi_fabric:.4f} rad")
print(f"  Mean-field phi_eff = pi/2 = {phi_eff_MF:.4f}")
print(f"  cos(phi_eff = pi/2) = {cos_phi_eff_MF:.6f}")
print(f"  Enhancement at phi=pi/2: {enhancement(r_eff, cos_phi_eff_MF):.4f}")

# However, there is a SECOND contribution from the BCS coherence factors.
# The anomalous Green's function F_k = u_k*v_k has a SIGN that depends
# on whether the mode is particle-like (u > v) or hole-like (v > u).
#
# For B2 modes at the Fermi surface: u = v = 1/sqrt(2), sign is +.
# For B1 (below Fermi): v > u, F has phase pi relative to particle-like.
# For B3 (above Fermi): u > v, F has phase 0.
#
# This means: the Leggett modes (which mix particle and hole)
# have a DIFFERENT phase from the acoustic and optical modes.
# Specifically:
#   Acoustic (B2[0], at Fermi): phi = pi/2 (no extra phase)
#   Leggett (B2+B1 mixed): phi = pi/2 + delta_BCS
#   Optical (B3, above Fermi): phi = pi/2 (no extra phase)
#
# The delta_BCS for Leggett comes from the BCS mixing angle:
# For B1: xi = -0.026, Delta = 0.464
# theta_BCS = arctan(Delta/xi) = arctan(0.464/0.026) = 1.515 rad ~ pi/2
# The anomalous self-energy adds 2*theta_BCS ~ pi to the phase.
# But theta_BCS ~ pi/2 for modes near the Fermi surface, so
# 2*theta_BCS ~ pi.

# Let me compute this more carefully.
print("\n  Per-mode BCS phase corrections:")
theta_BCS_k = np.zeros(N_modes)
for i in range(N_modes):
    if abs(xi_k[i]) > 1e-10:
        theta_BCS_k[i] = np.arctan2(Delta, xi_k[i])
    else:
        theta_BCS_k[i] = PI / 2.0  # Fermi surface

phi_anomalous = 2.0 * theta_BCS_k  # Phase of anomalous propagator

print(f"  {'Mode':<8} {'xi_k':<12} {'theta_BCS':<12} {'2*theta':<12} {'cos(2*theta)':<14}")
print("  " + "-" * 58)
for i in range(N_modes):
    print(f"  {str(labels[i]):<8} {xi_k[i]:<12.6f} {theta_BCS_k[i]:<12.4f} "
          f"{phi_anomalous[i]:<12.4f} {np.cos(phi_anomalous[i]):<14.4f}")

# The total squeeze phase per mode:
# phi_k_total = pi/2 (from -i prefactor) + phi_anomalous_k (from BCS)
phi_k_total = PI/2.0 + phi_anomalous
cos_phi_k_total = np.cos(phi_k_total)

print(f"\n  Total squeeze phase phi_k = pi/2 + 2*theta_BCS:")
print(f"  {'Mode':<8} {'phi_total':<12} {'phi mod 2pi':<14} {'cos(phi)':<12}")
print("  " + "-" * 48)
for i in range(N_modes):
    phi_mod = phi_k_total[i] % (2*PI)
    print(f"  {str(labels[i]):<8} {phi_k_total[i]:<12.4f} {phi_mod:<14.4f} "
          f"{cos_phi_k_total[i]:<12.4f}")

# Effective cos(phi_eff) with these per-mode phases
cos_phi_acoustic_total = cos_phi_k_total[0]
cos_phi_leggett_total = np.average([cos_phi_k_total[1], cos_phi_k_total[2],
                                     cos_phi_k_total[4]], weights=w_leggett)
cos_phi_optical_total = np.average([cos_phi_k_total[3], cos_phi_k_total[5],
                                     cos_phi_k_total[6], cos_phi_k_total[7]],
                                    weights=w_optical)

cos_phi_eff_total = (f_w_acoustic * cos_phi_acoustic_total +
                     f_w_leggett * cos_phi_leggett_total +
                     f_w_optical * cos_phi_optical_total)

phi_eff_total_from_cos = np.arccos(np.clip(cos_phi_eff_total, -1.0, 1.0))
enh_total = enhancement(r_eff, cos_phi_eff_total)

print(f"\n  FINAL RESULT (BCS-Mukhanov-Sasaki + BCS anomalous phase):")
print(f"  cos(phi_eff) = {cos_phi_eff_total:.6f}")
print(f"  phi_eff      = {phi_eff_total_from_cos:.4f} rad = {phi_eff_total_from_cos/PI:.4f} * pi")
print(f"  Enhancement  = {enh_total:.6f}")
print(f"  A_s correction = {np.log10(max(enh_total, 1e-30)):.4f} OOM")

# =============================================================================
# STEP 8: COMBINE ALL RESULTS
# =============================================================================
print("\n" + "-" * 78)
print("STEP 8: Final results and gate verdict")
print("-" * 78)

# Summary of all three approaches:
print("\n  Three determinations of phi_eff:")
print(f"  1. Dynamical phase integral (GL gap):   cos = {cos_phi_eff_s68:.4f},  enh = {enhancement(r_eff, cos_phi_eff_s68):.4f}")
print(f"  2. Dynamical phase integral (smooth):   cos = {cos_phi_eff_smooth_s68:.4f},  enh = {enh_smooth:.4f}")
print(f"  3. BCS-MS + anomalous (structural):     cos = {cos_phi_eff_total:.4f},  enh = {enh_total:.4f}")
print(f"  4. Pure mean-field (phi=pi/2):           cos = {0.0:.4f},  enh = {enhancement(r_eff, 0.0):.4f}")

# The most reliable determination is #3 (structural), because:
# - It captures both the -i from the Bogoliubov transformation
# - It includes the BCS anomalous phase (theta_BCS)
# - It is independent of the detailed gap profile (structural, not dynamical)
# - The dynamical phase approaches are ill-defined for the B2 modes
#   at the Fermi surface (zero energy difference, tiny accumulated phase)

# HOWEVER: Let me also consider the Josephson contribution more carefully.
# The N_cells=32 fabric has inter-cell phase coherence.
# The Josephson coupling locks phases, so the effective phase is:
# phi_eff = phi_MF + thermal fluctuation correction
# cos(phi_eff) = cos(phi_MF) * exp(-<delta_phi^2>/2)
#              = cos(phi_MF) * exp(-delta_phi_fabric^2/2)

cos_phi_josephson_corrected = cos_phi_eff_total * np.exp(-delta_phi_fabric**2/2.0)
enh_josephson = enhancement(r_eff, cos_phi_josephson_corrected)
print(f"\n  Josephson fluctuation correction:")
print(f"  cos(phi_eff) with J correction: {cos_phi_josephson_corrected:.6f}")
print(f"  Enhancement with J correction:  {enh_josephson:.6f}")

# DEFINITIVE result:
# Use the structural determination (#3) as primary, with Josephson correction

# But first: what is the CORRECT r_eff?
# From the transit Bogoliubov coefficients:
# beta_sq at k_transit ~ 46. This is VERY large.
# r = arcsinh(sqrt(46)) = arcsinh(6.78) = 2.63
# Enhancement at phi=pi/2: cosh(2*2.63) = cosh(5.26) ~ 96
# This would give 96x enhancement = +1.98 OOM.
# At r_eff = 0.338: enhancement at phi=pi/2: cosh(0.676) = 1.237

# The resolution: r_eff = 0.338 is an EFFECTIVE value that accounts for
# the fact that most of beta_k is the standard cosmological Bogoliubov
# coefficient from the time-dependent z''/z potential. The BCS CORRECTION
# is the ADDITIONAL squeeze on top of this.
# delta_r from BCS = delta_As/As / 2 ~ 0.12/2 = 0.06
# This gives a much more modest enhancement.

# Let me compute the enhancement using the actual BCS correction to r
# delta_As/As = 0.1117 from S68
# In terms of squeeze: delta_As/As = 2*r*delta_r + (delta_r)^2 (quadratic in delta_r)
# For small delta_r: delta_As/As ~ cosh(2r)*delta_r + ...
# But the S68 result already accounts for BCS dressing of the mode functions.
# The NON-BD squeeze is a SEPARATE effect.

# The prompt says r_eff = 0.338. Let me accept this and compute the gate.

# DECISIVE CALCULATION
# The B2 modes have theta_BCS = pi/2 (at Fermi surface)
# => 2*theta_BCS = pi, phi_total = pi/2 + pi = 3*pi/2
# => cos(3*pi/2) = 0
# The B3 modes have theta_BCS ~ 1.29 (above Fermi)
# => 2*theta_BCS = 2.59, phi_total = pi/2 + 2.59 = 4.16
# => cos(4.16) = -0.47
# The B1 mode has theta_BCS = 1.63 (below Fermi, hole-like)
# => 2*theta_BCS = 3.25, phi_total = pi/2 + 3.25 = 4.82
# => cos(4.82) = +0.09

# The variance-weighted average: acoustic (3.3%, cos~0) + leggett (46.2%)
# + optical (50.6%)
# The Leggett group mixes B2 (cos~0) and B1 (cos~+0.09) => net small positive
# The Optical group has B2[3] (cos~0) and B3[0-2] (cos~-0.47)
# Weighted by uv_product: B2[3] has uv=0.500, B3 has uv=0.481
# => optical cos ~ (0.500*0 + 3*0.481*(-0.47))/(0.500 + 3*0.481) = -0.48

# Net: cos(phi_eff) is NEGATIVE (partially destructive), dominated by
# optical sector contribution.

# But: the B3 phase (theta_BCS = arctan(Delta/xi_B3)) needs to be
# verified carefully.
print("\n  DETAILED mode-by-mode analysis:")
for i in range(N_modes):
    if abs(xi_k[i]) > 1e-10:
        theta = np.arctan2(Delta, xi_k[i])
    else:
        theta = PI/2
    phi_t = PI/2 + 2*theta
    cos_t = np.cos(phi_t)
    print(f"  {str(labels[i]):<8}: xi={xi_k[i]:+.4f}, theta_BCS={theta:.4f}, "
          f"phi={phi_t:.4f}, cos={cos_t:.4f}")

# FINAL ANSWER
# Take the structural result as definitive.
# phi_eff = arccos(cos_phi_eff_total)
# Enhancement = cosh(2*r_eff) + sinh(2*r_eff) * cos(phi_eff)

# Report all quantities
phi_eff_final = phi_eff_total_from_cos
cos_phi_final = cos_phi_eff_total
enh_final = enh_total
A_s_corr_OOM = np.log10(max(enh_final, 1e-30))

# Also compute: what r_eff would be needed for PASS at this phi_eff?
# Enhancement >= 1.3 requires cosh(2r) + sinh(2r)*cos(phi) >= 1.3
# At cos(phi) = cos_phi_final:
# cosh(2r) + sinh(2r)*cos_phi >= 1.3
# e^{2r}*(1+cos_phi)/2 + e^{-2r}*(1-cos_phi)/2 >= 1.3
if cos_phi_final > -1.0:
    # Solve: (1+c)/2 * x + (1-c)/2 / x = 1.3 where x = e^{2r}, c = cos_phi
    c = cos_phi_final
    # Quadratic: (1+c)/2 * x^2 - 1.3*x + (1-c)/2 = 0
    A_coeff = (1+c)/2
    B_coeff = -1.3  # (local)
    C_coeff = (1-c)/2
    disc = B_coeff**2 - 4*A_coeff*C_coeff
    if disc >= 0 and A_coeff > 0:
        x_sol = (-B_coeff + np.sqrt(disc)) / (2*A_coeff)
        r_needed = np.log(x_sol) / 2.0
    else:
        r_needed = np.inf
else:
    r_needed = np.inf

print(f"\n  ═══════════════════════════════════════════════════════")
print(f"  FINAL RESULT:")
print(f"  phi_eff          = {phi_eff_final:.4f} rad = {phi_eff_final/PI:.4f} * pi")
print(f"  cos(phi_eff)     = {cos_phi_final:.6f}")
print(f"  r_eff            = {r_eff:.4f}")
print(f"  Enhancement      = {enh_final:.6f}")
print(f"  A_s correction   = {A_s_corr_OOM:+.4f} OOM")
print(f"  r_eff needed for PASS (enh>=1.3): {r_needed:.3f}")
print(f"  ═══════════════════════════════════════════════════════")

# Comparison with predictions
print(f"\n  Comparison with prior predictions:")
print(f"  {'Source':<30} {'phi_eff':<12} {'cos(phi)':<12} {'Enhancement':<14}")
print("  " + "-" * 68)
predictions = [
    ("QA (impedance matching)", 0.0, 1.0),
    ("Landau (Josephson analogy)", PI/4, np.cos(PI/4)),
    ("Phonon-First (KZ Z_3)", np.arccos(-0.5), -0.5),
    ("THIS WORK (structural)", phi_eff_final, cos_phi_final),
    ("Mean-field only (pi/2)", PI/2, 0.0),
]
for name, phi, cosphi in predictions:
    enh = enhancement(r_eff, cosphi)
    print(f"  {name:<30} {phi:<12.4f} {cosphi:<12.4f} {enh:<14.4f}")

# Gate verdict
print(f"\n  ═══════════════════════════════════════════════════════")
if enh_final >= 1.3 and enh_final <= 4.0:
    gate_verdict = "PASS"
    gate_detail = f"Enhancement = {enh_final:.4f} in [1.3, 4.0], A_s improved by {A_s_corr_OOM:.3f} OOM"
elif enh_final < 1.0:
    gate_verdict = "FAIL"
    gate_detail = f"Enhancement = {enh_final:.4f} < 1.0, destructive interference"
else:
    gate_verdict = "INFO"
    if enh_final < 1.3:
        gate_detail = f"Enhancement = {enh_final:.4f} in [1.0, 1.3], modest -- need additional channels"
    else:
        gate_detail = f"Enhancement = {enh_final:.4f} > 4.0, unexpectedly large"

print(f"  Gate PHI-EFF-69: {gate_verdict}")
print(f"  {gate_detail}")
print(f"  ═══════════════════════════════════════════════════════")

# =============================================================================
# SAVE DATA
# =============================================================================
print("\n" + "-" * 78)
print("Saving results to s69_phi_eff.npz")
print("-" * 78)

np.savez('s69_phi_eff.npz',
    # Gate
    gate_name='PHI-EFF-69',
    gate_verdict=gate_verdict,
    gate_detail=gate_detail,
    # Primary results
    phi_eff=phi_eff_final,
    cos_phi_eff=cos_phi_final,
    r_eff=r_eff,
    enhancement=enh_final,
    A_s_correction_OOM=A_s_corr_OOM,
    r_needed_for_pass=r_needed,
    # Per-mode data
    labels=labels,
    xi_k=xi_k,
    E_k=E_k,
    u_k_sq=u_k_sq,
    v_k_sq=v_k_sq,
    uv_product=uv_product,
    theta_BCS=theta_BCS_k,
    phi_anomalous=phi_anomalous,
    phi_k_total=phi_k_total,
    cos_phi_k_total=cos_phi_k_total,
    # Group results
    cos_phi_acoustic=cos_phi_acoustic_total,
    cos_phi_leggett=cos_phi_leggett_total,
    cos_phi_optical=cos_phi_optical_total,
    # Weighting
    f_w_acoustic=f_w_acoustic,
    f_w_leggett=f_w_leggett,
    f_w_optical=f_w_optical,
    w_leggett=w_leggett,
    w_optical=w_optical,
    # BCS parameters
    Delta=Delta,
    mu_BCS=mu_BCS,
    # Josephson corrections
    delta_phi_J=delta_phi_J,
    delta_phi_fabric=delta_phi_fabric,
    # Dynamical phase results (secondary)
    phi_k_GL=phi_k_GL,
    phi_k_smooth=phi_k_smooth,
    phi_k_corrected=phi_k_corrected,
    cos_phi_eff_dynamical=cos_phi_eff_s68,
    # Sensitivity
    dt_factors=np.array(dt_factors),
    enh_vs_dt=np.array(enh_vs_dt),
    cos_phi_vs_dt=np.array(cos_phi_vs_dt),
)
print("  Saved: s69_phi_eff.npz")

# =============================================================================
# PLOT
# =============================================================================
print("\n" + "-" * 78)
print("Generating plot: s69_phi_eff.png")
print("-" * 78)

fig, axes = plt.subplots(2, 2, figsize=(14, 10))
fig.suptitle('PHI-EFF-BCS-BOGOL-69: BCS Squeeze Phase Determination',
             fontsize=14, fontweight='bold')

# Panel (a): Gap profile Delta(t)
ax = axes[0, 0]
t_plot = t_grid * 1000  # Convert to 10^{-3} M_KK^{-1}
ax.plot(t_plot, Delta_phys, 'b-', linewidth=2, label='GL equilibrium')
ax.plot(t_plot, Delta_smooth, 'r--', linewidth=2, label='Smooth (tanh)')
ax.axhline(y=Delta, color='gray', linestyle=':', alpha=0.5, label=f'$\\Delta_0$ = {Delta:.3f}')
ax.axvline(x=0, color='gray', linestyle=':', alpha=0.3)
ax.set_xlabel('$t$ [$10^{-3}$ $M_{KK}^{-1}$]')
ax.set_ylabel('$\\Delta(t)$ [$M_{KK}$]')
ax.set_title('(a) BCS Gap Profile Through Transit')
ax.legend(fontsize=9)
ax.grid(True, alpha=0.3)

# Panel (b): Per-mode squeeze phases
ax = axes[0, 1]
mode_idx = np.arange(N_modes)
colors = ['#1f77b4']*4 + ['#2ca02c'] + ['#d62728']*3  # B2=blue, B1=green, B3=red
bar_labels = [str(l) for l in labels]
bars = ax.bar(mode_idx - 0.15, phi_k_total / PI, 0.3, color=colors, alpha=0.7, label='$\\phi_k^{total}/\\pi$')
ax.bar(mode_idx + 0.15, cos_phi_k_total, 0.3, color=colors, alpha=0.4, edgecolor='black',
       label='$\\cos(\\phi_k)$')
ax.set_xticks(mode_idx)
ax.set_xticklabels(bar_labels, rotation=45, ha='right', fontsize=8)
ax.set_ylabel('Phase / $\\pi$ or $\\cos(\\phi)$')
ax.set_title('(b) Per-Mode Squeeze Phase')
ax.legend(fontsize=9)
ax.axhline(y=0, color='gray', linestyle='-', alpha=0.3)
ax.grid(True, alpha=0.3, axis='y')

# Panel (c): Enhancement vs phi_eff
ax = axes[1, 0]
phi_scan = np.linspace(0, 2*PI, 500)
enh_scan = np.cosh(2*r_eff) + np.sinh(2*r_eff) * np.cos(phi_scan)
ax.plot(phi_scan/PI, enh_scan, 'k-', linewidth=2)
ax.axhline(y=1.0, color='gray', linestyle=':', alpha=0.5)
ax.axhline(y=1.3, color='green', linestyle='--', alpha=0.5, label='PASS threshold (1.3)')
ax.axhline(y=4.0, color='green', linestyle='--', alpha=0.5)
# Mark predictions
pred_markers = [
    (0.0, 'QA', 'blue', 'o'),
    (PI/4, 'Josephson', 'orange', 's'),
    (np.arccos(-0.5), 'KZ (Z$_3$)', 'red', '^'),
    (phi_eff_final, 'This work', 'green', '*'),
    (PI/2, 'Mean-field', 'purple', 'D'),
]
for phi_p, name, color, marker in pred_markers:
    enh_p = enhancement(r_eff, np.cos(phi_p))
    ax.plot(phi_p/PI, enh_p, marker=marker, color=color, markersize=10,
            label=f'{name}: {enh_p:.3f}', zorder=5)
ax.set_xlabel('$\\phi_{eff}$ / $\\pi$')
ax.set_ylabel('Enhancement')
ax.set_title(f'(c) Enhancement vs $\\phi_{{eff}}$ ($r_{{eff}}$ = {r_eff})')
ax.legend(fontsize=8, loc='upper right')
ax.grid(True, alpha=0.3)
ax.set_xlim(0, 2)

# Panel (d): Enhancement vs r_eff for our phi_eff
ax = axes[1, 1]
r_scan = np.linspace(0, 2.5, 200)
enh_our = np.cosh(2*r_scan) + np.sinh(2*r_scan) * cos_phi_final
enh_max = np.cosh(2*r_scan) + np.sinh(2*r_scan) * 1.0  # phi=0
enh_min = np.cosh(2*r_scan) - np.sinh(2*r_scan) * 1.0  # phi=pi
ax.fill_between(r_scan, enh_min, enh_max, alpha=0.1, color='gray', label='Allowed range')
ax.plot(r_scan, enh_our, 'g-', linewidth=2, label=f'$\\cos\\phi$ = {cos_phi_final:.3f}')
ax.plot(r_scan, np.cosh(2*r_scan), 'b--', linewidth=1, label='$\\phi=\\pi/2$ (no interf.)')
ax.axhline(y=1.3, color='green', linestyle=':', alpha=0.5, label='PASS (1.3)')
ax.axhline(y=1.0, color='red', linestyle=':', alpha=0.5, label='FAIL (<1.0)')
ax.axvline(x=r_eff, color='gray', linestyle=':', alpha=0.5)
ax.plot(r_eff, enh_final, 'g*', markersize=15, zorder=5, label=f'r={r_eff}: enh={enh_final:.3f}')
if r_needed < 10:
    ax.axvline(x=r_needed, color='green', linestyle='--', alpha=0.5,
               label=f'r needed for PASS: {r_needed:.2f}')
ax.set_xlabel('$r_{eff}$')
ax.set_ylabel('Enhancement')
ax.set_title(f'(d) Enhancement vs $r_{{eff}}$ (gate verdict: {gate_verdict})')
ax.legend(fontsize=8, loc='upper left')
ax.grid(True, alpha=0.3)
ax.set_xlim(0, 2.5)
ax.set_ylim(0, 8)

plt.tight_layout()
plt.savefig('s69_phi_eff.png', dpi=150, bbox_inches='tight')
print("  Saved: s69_phi_eff.png")

t_end = time.time()
print(f"\n  Total runtime: {t_end - t_start:.1f} s")
print("\n" + "=" * 78)
print("PHI-EFF-BCS-BOGOL-69: COMPLETE")
print("=" * 78)
